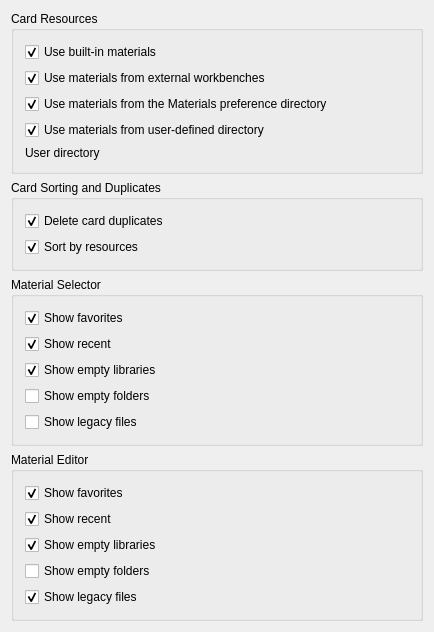
<?xml version="1.0" encoding="UTF-8"?>
<ui version="4.0">
 <class>MatGui::DlgSettingsMaterial</class>
 <widget class="QWidget" name="MatGui::DlgSettingsMaterial">
  <property name="geometry">
   <rect>
    <x>0</x>
    <y>0</y>
    <width>434</width>
    <height>553</height>
   </rect>
  </property>
  <property name="windowTitle">
   <string>General</string>
  </property>
  <layout class="QVBoxLayout" name="verticalLayout">
   <property name="spacing">
    <number>6</number>
   </property>
   <item>
    <widget class="QGroupBox" name="gb_4_materials">
     <property name="title">
      <string>Card Resources</string>
     </property>
     <layout class="QVBoxLayout" name="verticalLayout_2">
      <item>
       <layout class="QVBoxLayout" name="verticalLayout_6">
        <item>
         <widget class="Gui::PrefCheckBox" name="cb_use_built_in_materials">
          <property name="toolTip">
           <string>The cards built-in to CivilCvCAD will be listed as available</string>
          </property>
          <property name="text">
           <string>Use built-in materials</string>
          </property>
          <property name="checked">
           <bool>true</bool>
          </property>
          <property name="prefEntry" stdset="0">
           <cstring>UseBuiltInMaterials</cstring>
          </property>
          <property name="prefPath" stdset="0">
           <cstring>Mod/Material/Resources</cstring>
          </property>
         </widget>
        </item>
        <item>
         <widget class="Gui::PrefCheckBox" name="cb_use_mat_from_workbenches">
          <property name="toolTip">
           <string>Use materials added by external workbenches</string>
          </property>
          <property name="text">
           <string>Use materials from external workbenches</string>
          </property>
          <property name="checked">
           <bool>true</bool>
          </property>
          <property name="prefEntry" stdset="0">
           <cstring>UseMaterialsFromWorkbenches</cstring>
          </property>
          <property name="prefPath" stdset="0">
           <cstring>Mod/Material/Resources</cstring>
          </property>
         </widget>
        </item>
        <item>
         <widget class="Gui::PrefCheckBox" name="cb_use_mat_from_config_dir">
          <property name="toolTip">
           <string>Cards from CivilCvCAD’s preferences directory are also listed as available</string>
          </property>
          <property name="text">
           <string>Use materials from the Materials preference directory</string>
          </property>
          <property name="checked">
           <bool>true</bool>
          </property>
          <property name="prefEntry" stdset="0">
           <cstring>UseMaterialsFromConfigDir</cstring>
          </property>
          <property name="prefPath" stdset="0">
           <cstring>Mod/Material/Resources</cstring>
          </property>
         </widget>
        </item>
        <item>
         <widget class="Gui::PrefCheckBox" name="cb_use_mat_from_custom_dir">
          <property name="toolTip">
           <string>Material cards from the specified directory will also be listed as available</string>
          </property>
          <property name="text">
           <string>Use materials from user-defined directory</string>
          </property>
          <property name="checked">
           <bool>true</bool>
          </property>
          <property name="prefEntry" stdset="0">
           <cstring>UseMaterialsFromCustomDir</cstring>
          </property>
          <property name="prefPath" stdset="0">
           <cstring>Mod/Material/Resources</cstring>
          </property>
         </widget>
        </item>
        <item>
         <layout class="QGridLayout" name="gridLayout">
          <item row="1" column="0">
           <widget class="QLabel" name="l_custom_mat_dir">
            <property name="enabled">
             <bool>true</bool>
            </property>
            <property name="minimumSize">
             <size>
              <width>100</width>
              <height>0</height>
             </size>
            </property>
            <property name="text">
             <string>User directory</string>
            </property>
           </widget>
          </item>
          <item row="1" column="1">
           <widget class="Gui::PrefFileChooser" name="fc_custom_mat_dir">
            <property name="enabled">
             <bool>true</bool>
            </property>
            <property name="mode">
             <enum>Gui::FileChooser::Directory</enum>
            </property>
            <property name="sizePolicy">
             <sizepolicy hsizetype="Preferred" vsizetype="Preferred">
              <horstretch>0</horstretch>
              <verstretch>0</verstretch>
             </sizepolicy>
            </property>
            <property name="prefEntry" stdset="0">
             <cstring>CustomMaterialsDir</cstring>
            </property>
            <property name="prefPath" stdset="0">
             <cstring>Mod/Material/Resources</cstring>
            </property>
           </widget>
          </item>
         </layout>
        </item>
       </layout>
      </item>
     </layout>
    </widget>
   </item>
   <item>
    <widget class="QGroupBox" name="gb_4_materials_2">
     <property name="title">
      <string>Card Sorting and Duplicates</string>
     </property>
     <layout class="QVBoxLayout" name="verticalLayout_3">
      <item>
       <widget class="Gui::PrefCheckBox" name="cb_delete_duplicates">
        <property name="toolTip">
         <string>Duplicate cards will be deleted from the displayed material card list</string>
        </property>
        <property name="text">
         <string>Delete card duplicates</string>
        </property>
        <property name="checked">
         <bool>true</bool>
        </property>
        <property name="prefEntry" stdset="0">
         <cstring>DeleteDuplicates</cstring>
        </property>
        <property name="prefPath" stdset="0">
         <cstring>Mod/Material/Cards</cstring>
        </property>
       </widget>
      </item>
      <item>
       <widget class="Gui::PrefCheckBox" name="cb_sort_by_resources">
        <property name="toolTip">
         <string>Material cards appear sorted by their resources (locations).
If unchecked, they will be sorted by their name.</string>
        </property>
        <property name="text">
         <string>Sort by resources</string>
        </property>
        <property name="checked">
         <bool>true</bool>
        </property>
        <property name="prefEntry" stdset="0">
         <cstring>SortByResources</cstring>
        </property>
        <property name="prefPath" stdset="0">
         <cstring>Mod/Material/Cards</cstring>
        </property>
       </widget>
      </item>
     </layout>
    </widget>
   </item>
   <item>
    <widget class="QGroupBox" name="gbMaterialSelector">
     <property name="title">
      <string>Material Selector</string>
     </property>
     <layout class="QVBoxLayout" name="verticalLayout_5">
      <item>
       <widget class="Gui::PrefCheckBox" name="cb_show_favorites">
        <property name="text">
         <string>Show favorites</string>
        </property>
        <property name="checked">
         <bool>true</bool>
        </property>
        <property name="prefEntry" stdset="0">
         <cstring>ShowFavorites</cstring>
        </property>
        <property name="prefPath" stdset="0">
         <cstring>Mod/Material/TreeWidget</cstring>
        </property>
       </widget>
      </item>
      <item>
       <widget class="Gui::PrefCheckBox" name="cb_show_recent">
        <property name="text">
         <string>Show recent</string>
        </property>
        <property name="checked">
         <bool>true</bool>
        </property>
        <property name="prefEntry" stdset="0">
         <cstring>ShowRecent</cstring>
        </property>
        <property name="prefPath" stdset="0">
         <cstring>Mod/Material/TreeWidget</cstring>
        </property>
       </widget>
      </item>
      <item>
       <widget class="Gui::PrefCheckBox" name="cb_show_empty_libraries">
        <property name="text">
         <string>Show empty libraries</string>
        </property>
        <property name="checked">
         <bool>true</bool>
        </property>
        <property name="prefEntry" stdset="0">
         <cstring>ShowEmptyLibraries</cstring>
        </property>
        <property name="prefPath" stdset="0">
         <cstring>Mod/Material/TreeWidget</cstring>
        </property>
       </widget>
      </item>
      <item>
       <widget class="Gui::PrefCheckBox" name="cb_show_empty_folders">
        <property name="text">
         <string>Show empty folders</string>
        </property>
        <property name="prefEntry" stdset="0">
         <cstring>ShowEmptyFolders</cstring>
        </property>
        <property name="prefPath" stdset="0">
         <cstring>Mod/Material/TreeWidget</cstring>
        </property>
       </widget>
      </item>
      <item>
       <widget class="Gui::PrefCheckBox" name="cb_show_legacy">
        <property name="text">
         <string>Show legacy files</string>
        </property>
        <property name="prefEntry" stdset="0">
         <cstring>ShowLegacy</cstring>
        </property>
        <property name="prefPath" stdset="0">
         <cstring>Mod/Material/TreeWidget</cstring>
        </property>
       </widget>
      </item>
     </layout>
    </widget>
   </item>
   <item>
    <widget class="QGroupBox" name="groupBox">
     <property name="title">
      <string>Material Editor</string>
     </property>
     <layout class="QVBoxLayout" name="verticalLayout_4">
      <item>
       <widget class="Gui::PrefCheckBox" name="cb_show_favorites_editor">
        <property name="text">
         <string>Show favorites</string>
        </property>
        <property name="checked">
         <bool>true</bool>
        </property>
        <property name="prefEntry" stdset="0">
         <cstring>ShowFavorites</cstring>
        </property>
        <property name="prefPath" stdset="0">
         <cstring>Mod/Material/Editor</cstring>
        </property>
       </widget>
      </item>
      <item>
       <widget class="Gui::PrefCheckBox" name="cb_show_recent_editor">
        <property name="text">
         <string>Show recent</string>
        </property>
        <property name="checked">
         <bool>true</bool>
        </property>
        <property name="prefEntry" stdset="0">
         <cstring>ShowRecent</cstring>
        </property>
        <property name="prefPath" stdset="0">
         <cstring>Mod/Material/Editor</cstring>
        </property>
       </widget>
      </item>
      <item>
       <widget class="Gui::PrefCheckBox" name="cb_show_empty_libraries_editor">
        <property name="text">
         <string>Show empty libraries</string>
        </property>
        <property name="checked">
         <bool>true</bool>
        </property>
        <property name="prefEntry" stdset="0">
         <cstring>ShowEmptyLibraries</cstring>
        </property>
        <property name="prefPath" stdset="0">
         <cstring>Mod/Material/Editor</cstring>
        </property>
       </widget>
      </item>
      <item>
       <widget class="Gui::PrefCheckBox" name="cb_show_empty_folders_editor">
        <property name="text">
         <string>Show empty folders</string>
        </property>
        <property name="prefEntry" stdset="0">
         <cstring>ShowEmptyFolders</cstring>
        </property>
        <property name="prefPath" stdset="0">
         <cstring>Mod/Material/Editor</cstring>
        </property>
       </widget>
      </item>
      <item>
       <widget class="Gui::PrefCheckBox" name="cb_show_legacy_editor">
        <property name="text">
         <string>Show legacy files</string>
        </property>
        <property name="checked">
         <bool>true</bool>
        </property>
        <property name="prefEntry" stdset="0">
         <cstring>ShowLegacy</cstring>
        </property>
        <property name="prefPath" stdset="0">
         <cstring>Mod/Material/Editor</cstring>
        </property>
       </widget>
      </item>
     </layout>
    </widget>
   </item>
   <item>
    <spacer name="verticalSpacer">
     <property name="orientation">
      <enum>Qt::Vertical</enum>
     </property>
     <property name="sizeType">
      <enum>QSizePolicy::Expanding</enum>
     </property>
     <property name="sizeHint" stdset="0">
      <size>
       <width>20</width>
       <height>40</height>
      </size>
     </property>
    </spacer>
   </item>
  </layout>
 </widget>
 <layoutdefault spacing="6" margin="11"/>
 <customwidgets>
  <customwidget>
   <class>Gui::FileChooser</class>
   <extends>QWidget</extends>
   <header>Gui/FileDialog.h</header>
  </customwidget>
  <customwidget>
   <class>Gui::PrefFileChooser</class>
   <extends>Gui::FileChooser</extends>
   <header>Gui/PrefWidgets.h</header>
  </customwidget>
  <customwidget>
   <class>Gui::PrefCheckBox</class>
   <extends>QCheckBox</extends>
   <header>Gui/PrefWidgets.h</header>
  </customwidget>
 </customwidgets>
 <resources/>
 <connections>
  <connection>
   <sender>cb_use_mat_from_custom_dir</sender>
   <signal>toggled(bool)</signal>
   <receiver>fc_custom_mat_dir</receiver>
   <slot>setEnabled(bool)</slot>
   <hints>
    <hint type="sourcelabel">
     <x>216</x>
     <y>87</y>
    </hint>
    <hint type="destinationlabel">
     <x>316</x>
     <y>112</y>
    </hint>
   </hints>
  </connection>
 </connections>
</ui>
